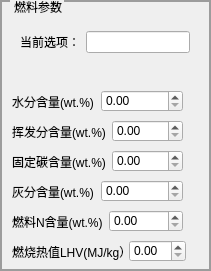
   <widget class="QGroupBox" name="groupBox_5">
    <property name="geometry">
     <rect>
      <x>1040</x>
      <y>350</y>
      <width>211</width>
      <height>271</height>
     </rect>
    </property>
    <property name="styleSheet">
     <string notr="true">        QGroupBox {
            border-color: rgb(156, 156, 156);
            border-width: 2px;
            border-style: solid;
            margin-top: 0.5ex;
        }
        QGroupBox::title {
            subcontrol-origin: margin;
            subcontrol-position: top left;
            left: 10px;
            margin-left: 2px;
            padding: 0  0px;
			 color: rgb(0, 0, 0);
        }</string>
    </property>
    <property name="title">
     <string>燃料参数</string>
    </property>
    <widget class="QWidget" name="layoutWidget">
     <property name="geometry">
      <rect>
       <x>20</x>
       <y>30</y>
       <width>170</width>
       <height>24</height>
      </rect>
     </property>
     <layout class="QHBoxLayout" name="horizontalLayout_18">
      <item>
       <widget class="QLabel" name="label_13">
        <property name="text">
         <string>当前选项：</string>
        </property>
       </widget>
      </item>
      <item>
       <widget class="QLineEdit" name="lineEdit_2"/>
      </item>
     </layout>
    </widget>
    <widget class="QWidget" name="layoutWidget">
     <property name="geometry">
      <rect>
       <x>12</x>
       <y>90</y>
       <width>171</width>
       <height>23</height>
      </rect>
     </property>
     <layout class="QHBoxLayout" name="horizontalLayout_19">
      <item>
       <widget class="QLabel" name="label_14">
        <property name="text">
         <string>水分含量(wt.%)</string>
        </property>
       </widget>
      </item>
      <item>
       <widget class="QDoubleSpinBox" name="doubleSpinBox_18"/>
      </item>
     </layout>
    </widget>
    <widget class="QWidget" name="layoutWidget">
     <property name="geometry">
      <rect>
       <x>12</x>
       <y>120</y>
       <width>171</width>
       <height>23</height>
      </rect>
     </property>
     <layout class="QHBoxLayout" name="horizontalLayout_20">
      <item>
       <widget class="QLabel" name="label_15">
        <property name="text">
         <string>挥发分含量(wt.%)</string>
        </property>
       </widget>
      </item>
      <item>
       <widget class="QDoubleSpinBox" name="doubleSpinBox_19"/>
      </item>
     </layout>
    </widget>
    <widget class="QWidget" name="layoutWidget">
     <property name="geometry">
      <rect>
       <x>12</x>
       <y>150</y>
       <width>171</width>
       <height>23</height>
      </rect>
     </property>
     <layout class="QHBoxLayout" name="horizontalLayout_21">
      <item>
       <widget class="QLabel" name="label_16">
        <property name="text">
         <string>固定碳含量(wt.%)</string>
        </property>
       </widget>
      </item>
      <item>
       <widget class="QDoubleSpinBox" name="doubleSpinBox_20"/>
      </item>
     </layout>
    </widget>
    <widget class="QWidget" name="layoutWidget">
     <property name="geometry">
      <rect>
       <x>12</x>
       <y>180</y>
       <width>171</width>
       <height>23</height>
      </rect>
     </property>
     <layout class="QHBoxLayout" name="horizontalLayout_22">
      <item>
       <widget class="QLabel" name="label_17">
        <property name="text">
         <string>灰分含量(wt.%)</string>
        </property>
       </widget>
      </item>
      <item>
       <widget class="QDoubleSpinBox" name="doubleSpinBox_21"/>
      </item>
     </layout>
    </widget>
    <widget class="QWidget" name="layoutWidget">
     <property name="geometry">
      <rect>
       <x>12</x>
       <y>210</y>
       <width>171</width>
       <height>23</height>
      </rect>
     </property>
     <layout class="QHBoxLayout" name="horizontalLayout_23">
      <item>
       <widget class="QLabel" name="label_18">
        <property name="text">
         <string>燃料N含量(wt.%)</string>
        </property>
       </widget>
      </item>
      <item>
       <widget class="QDoubleSpinBox" name="doubleSpinBox_22"/>
      </item>
     </layout>
    </widget>
    <widget class="QWidget" name="layoutWidget">
     <property name="geometry">
      <rect>
       <x>12</x>
       <y>240</y>
       <width>174</width>
       <height>23</height>
      </rect>
     </property>
     <layout class="QHBoxLayout" name="horizontalLayout_24">
      <item>
       <widget class="QLabel" name="label_19">
        <property name="text">
         <string>燃烧热值LHV(MJ/kg）</string>
        </property>
       </widget>
      </item>
      <item>
       <widget class="QDoubleSpinBox" name="doubleSpinBox_23"/>
      </item>
     </layout>
    </widget>
   </widget>
